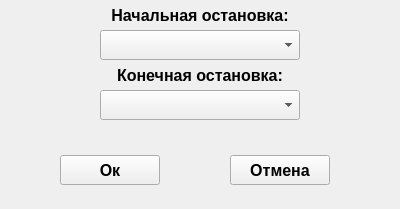
<?xml version="1.0" encoding="UTF-8"?>
<ui version="4.0">
 <class>dialogFindRouteWindow</class>
 <widget class="QWidget" name="dialogFindRouteWindow">
  <property name="geometry">
   <rect>
    <x>0</x>
    <y>0</y>
    <width>400</width>
    <height>209</height>
   </rect>
  </property>
  <property name="windowTitle">
   <string>Поиск маршрута</string>
  </property>
  <widget class="QComboBox" name="comboBox">
   <property name="geometry">
    <rect>
     <x>100</x>
     <y>30</y>
     <width>200</width>
     <height>30</height>
    </rect>
   </property>
   <property name="font">
    <font>
     <pointsize>12</pointsize>
     <bold>true</bold>
    </font>
   </property>
  </widget>
  <widget class="QComboBox" name="comboBox_2">
   <property name="geometry">
    <rect>
     <x>100</x>
     <y>90</y>
     <width>200</width>
     <height>30</height>
    </rect>
   </property>
   <property name="font">
    <font>
     <pointsize>12</pointsize>
     <bold>true</bold>
    </font>
   </property>
  </widget>
  <widget class="QPushButton" name="pushButton">
   <property name="geometry">
    <rect>
     <x>60</x>
     <y>155</y>
     <width>100</width>
     <height>30</height>
    </rect>
   </property>
   <property name="font">
    <font>
     <pointsize>12</pointsize>
     <bold>true</bold>
    </font>
   </property>
   <property name="text">
    <string>Ок</string>
   </property>
  </widget>
  <widget class="QPushButton" name="pushButton_2">
   <property name="geometry">
    <rect>
     <x>230</x>
     <y>155</y>
     <width>100</width>
     <height>30</height>
    </rect>
   </property>
   <property name="font">
    <font>
     <pointsize>12</pointsize>
     <bold>true</bold>
    </font>
   </property>
   <property name="text">
    <string>Отмена</string>
   </property>
  </widget>
  <widget class="QLabel" name="label">
   <property name="geometry">
    <rect>
     <x>100</x>
     <y>0</y>
     <width>200</width>
     <height>30</height>
    </rect>
   </property>
   <property name="font">
    <font>
     <pointsize>12</pointsize>
     <bold>true</bold>
    </font>
   </property>
   <property name="text">
    <string>Начальная остановка:</string>
   </property>
   <property name="alignment">
    <set>Qt::AlignCenter</set>
   </property>
  </widget>
  <widget class="QLabel" name="label_2">
   <property name="geometry">
    <rect>
     <x>100</x>
     <y>60</y>
     <width>200</width>
     <height>30</height>
    </rect>
   </property>
   <property name="font">
    <font>
     <pointsize>12</pointsize>
     <bold>true</bold>
    </font>
   </property>
   <property name="text">
    <string>Конечная остановка:</string>
   </property>
   <property name="alignment">
    <set>Qt::AlignCenter</set>
   </property>
  </widget>
 </widget>
 <resources/>
 <connections/>
</ui>
